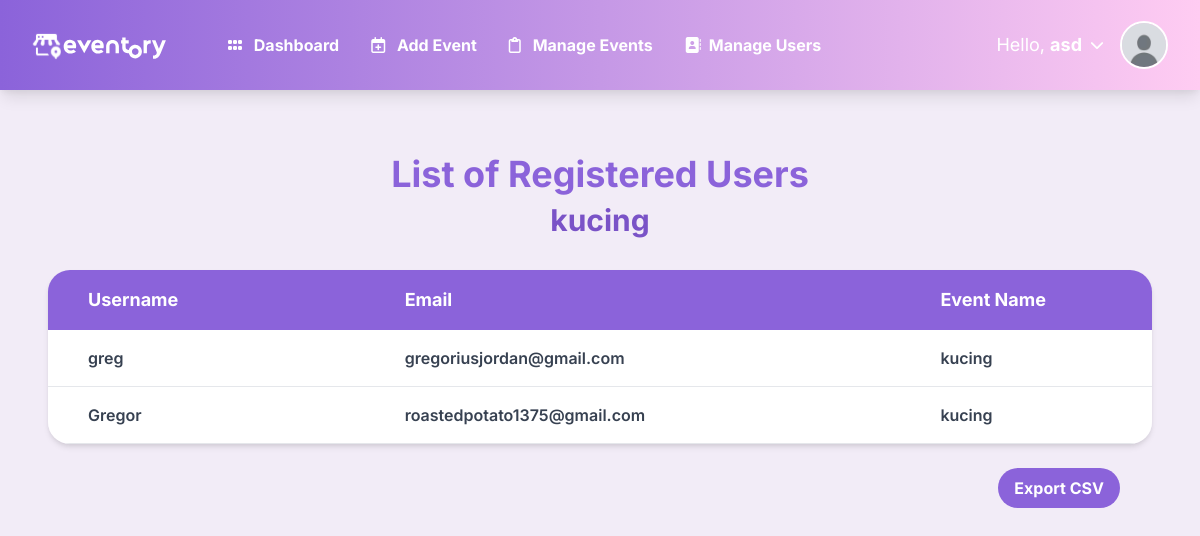
Page /admin/view_registrations.php?event_id=2 (signed in) on the earlier database version.
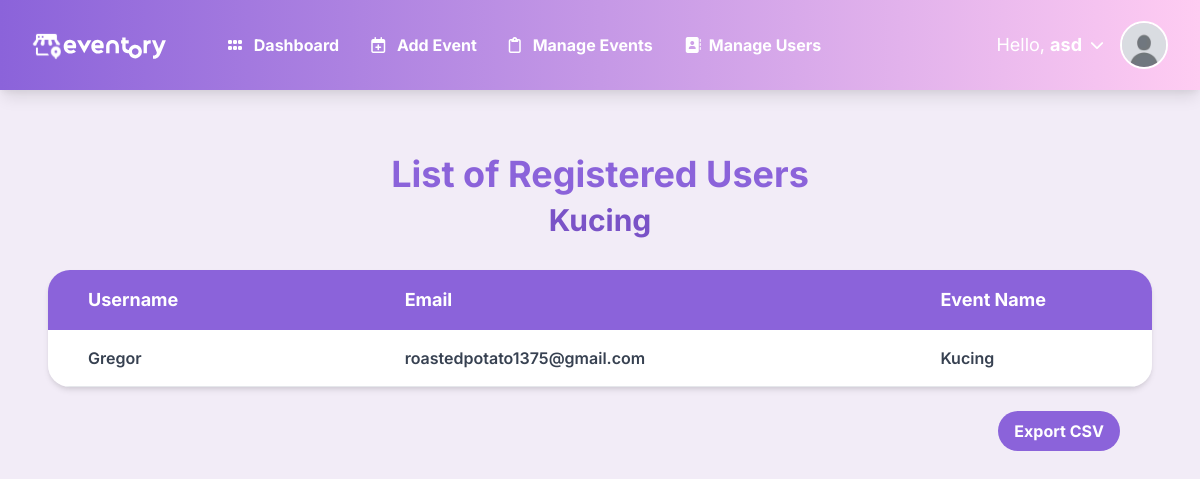
Same page on the later database version.
### tables this page shows
CREATE TABLE `events` (
  `event_id` int(11) NOT NULL,
  `title` varchar(255) NOT NULL,
  `description` text NOT NULL,
  `event_date` date NOT NULL,
  `event_time` time NOT NULL,
  `location` varchar(255) NOT NULL,
  `max_participants` int(11) NOT NULL,
  `registered_participants` int(11) NOT NULL,
  `status` enum('open','closed','canceled') DEFAULT 'open',
  `image` varchar(255) DEFAULT NULL,
  `created_at` timestamp NOT NULL DEFAULT current_timestamp(),
  `banner` varchar(255) DEFAULT NULL
);

CREATE TABLE `registrations` (
  `registration_id` int(11) NOT NULL,
  `id` int(11) NOT NULL,
  `event_id` int(11) NOT NULL,
  `registered_at` timestamp NOT NULL DEFAULT current_timestamp()
);

CREATE TABLE `users` (
  `id` int(11) NOT NULL,
  `name` varchar(255) NOT NULL,
  `email` varchar(255) NOT NULL,
  `password` varchar(255) NOT NULL,
  `role` enum('admin','user') DEFAULT 'user',
  `created_at` timestamp NOT NULL DEFAULT current_timestamp(),
  `profile_picture` varchar(255) NOT NULL,
  `reset_token` varchar(255) NOT NULL,
  `reset_expiry` datetime DEFAULT NULL
);

### public_html/admin/view_registrations.php (the view, shortened to what this page needs)
<?php
require '../includes/db_connection.php';
$event_id = $_GET['event_id'];
$stmt = $pdo->prepare("SELECT title FROM events WHERE event_id = :event_id");
$stmt->execute(['event_id' => $event_id]);
$event = $stmt->fetch();
$stmt = $pdo->prepare("
    SELECT users.name, users.email, registrations.id AS user_id
    FROM registrations
    JOIN users ON registrations.id = users.id
    WHERE registrations.event_id = :event_id
");
$stmt->execute(['event_id' => $event_id]);
$registrations = $stmt->fetchAll();
$showPopup = false;
?>
<?php include '../includes/navbar.php'?>
<!DOCTYPE html>
<html lang="en">
<head>
    <link href="https://cdn.jsdelivr.net/npm/tailwindcss@2.2.19/dist/tailwind.min.css" rel="stylesheet">
</head>
<body class="bg-gray-100">
    <div class="max-w-6xl mx-auto mt-10 p-6 ">
        <h1 class="text-4xl font-bold mb-2 text-lilac text-center">List of Registered Users </h1>
        <h1 class="text-3xl font-bold mb-2 text-dlilac text-center mt-2"> <?= htmlspecialchars($event['title']) ?></h1>
        <div class="<?= $showPopup ? 'blur' : '' ?> mt-8 ">
            <div class="overflow-x-auto rounded-[22px] shadow-md ">
                <table class="min-w-full table-auto text-lg font-inter">
                    <thead>
                        <tr class="bg-lilac text-white text-sm leading-normal ">
                            <th class="py-4 px-10 text-left text-lg rounded-tl-lg">Username</th>
                            <th class="py-4 px-5 text-left text-lg">Email</th>
                            <th class="py-4 text-left text-lg">Event Name</th>
                        </tr>
                    </thead>
                    <tbody class="text-gray-700 text-sm font-semibold bg-white">
                        <?php if (count($registrations) > 0): ?>
                            <?php foreach ($registrations as $registration): ?>
                                <tr class="border-b border-gray-200 hover:bg-gray-100">
                                    <td class="py-4 px-10 text-left text-base"><?= htmlspecialchars($registration['name']) ?></td>
                                    <td class="py-4 px-5 text-left text-base"><?= htmlspecialchars($registration['email']) ?></td>
                                    <td class="py-4 text-left text-base"><?= htmlspecialchars($event['title']) ?></td>
                                </tr>
                            <?php endforeach; ?>
                        <?php else: ?>
                            <tr>
                                <td colspan="3" class="py-4 px-6 text-center">No registrations found for this event.</td>
                            </tr>
                        <?php endif; ?>
                    </tbody>
                </table>
            </div>
        </div>
    </div>
    <div class="flex justify-end mb-4 px-20">
        <a href="view_registrations.php?event_id=<?= $event_id ?>&export=csv" class="justify-right bg-lilac text-white font-bold py-2 px-4 rounded-full hover:bg-dlilac transition duration-200">
            Export CSV
        </a>
    </div>
</body>
</html>

Differences in the rows shown:
removed registrations: id.name "greg", id.email "gregoriusjordan@gmail.com", event.title "kucing"
changed events: title "kucing" → "Kucing"
changed through a linked row, registrations "Gregor": event.title "kucing" → "Kucing"
